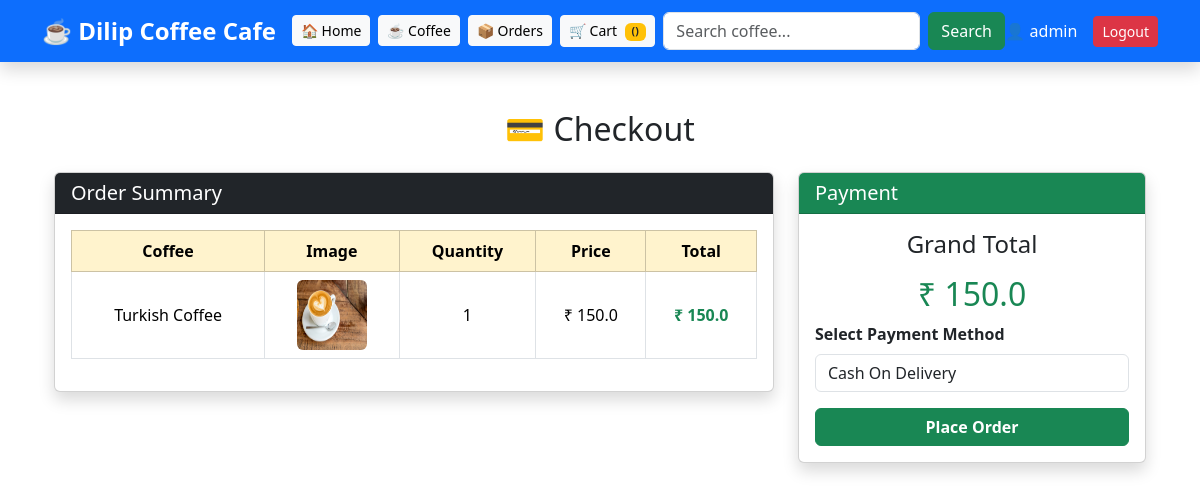
/checkout/ (signed in), run on an earlier commit of the app's database.
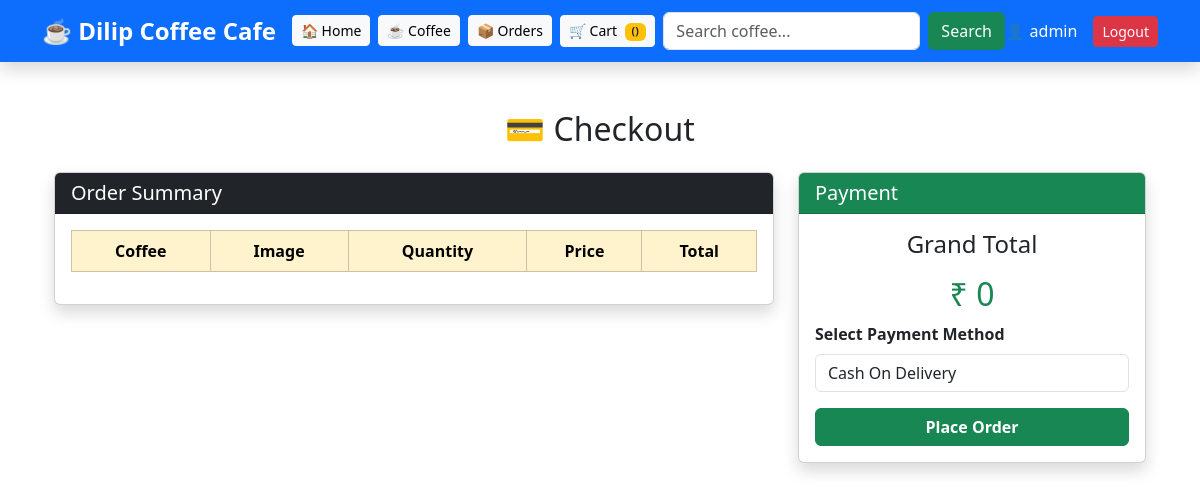
And on a later commit of the database.
### coffeeapp/models.py (models this page shows, shortened)
class Cart(models.Model):
    user = models.ForeignKey(User,on_delete=models.CASCADE)
    coffee = models.ForeignKey(coffee_details,on_delete=models.CASCADE)
    quantity = models.IntegerField(default=1)
    def total_price(self):
        return self.quantity * self.coffee.coffee_price

class coffee_details(models.Model):
    coffee_name=models.CharField(max_length=100)
    coffee_price=models.FloatField()
    coffee_description=models.TextField(blank=True)
    coffee_img=models.ImageField(upload_to='coffeeImages',blank=True,null=True)

### coffeeapp/views.py (the view, shortened to what this page needs)
# urls.py: path('checkout/', views.checkout, name='checkout'),
def checkout(request):
    cart_items = Cart.objects.filter(user=request.user)
    total = sum(item.total_price() for item in cart_items)
    return render(request,'html/checkout.html',{
        'cart_items':cart_items,
        'total':total
    })

### template/html/checkout.html (shortened to what this page needs)
{% extends 'html/base.html' %}
{% block content %}
<div class="container mt-5">
<h2 class="text-center mb-4">💳 Checkout</h2>
<div class="row">
<div class="col-md-8">
<div class="card shadow">
<div class="card-header bg-dark text-white">
<h5 class="mb-0">Order Summary</h5>
</div>
<div class="card-body">
<table class="table table-bordered text-center align-middle">
<thead class="table-warning">
<tr>
<th>Coffee</th>
<th>Image</th>
<th>Quantity</th>
<th>Price</th>
<th>Total</th>
</tr>
</thead>
<tbody>
{% for item in cart_items %}
<tr>
<td>{{ item.coffee.coffee_name }}</td>
<td>
<img src="{{ item.coffee.coffee_img.url }}"
width="70"
height="70"
class="rounded">
</td>
<td>{{ item.quantity }}</td>
<td>₹ {{ item.coffee.coffee_price }}</td>
<td class="fw-bold text-success">
₹ {{ item.total_price }}
</td>
</tr>
{% endfor %}
</tbody>
</table>
</div>
</div>
</div>
<div class="col-md-4">
<div class="card shadow">
<div class="card-header bg-success text-white">
<h5 class="mb-0">Payment</h5>
</div>
<div class="card-body text-center">
<h4 class="mb-3">Grand Total</h4>
<h2 class="text-success">₹ {{ total }}</h2>
<form method="POST">
<div class="mb-3 text-start">
<label class="form-label fw-bold">
Select Payment Method
</label>
<select name="payment_method" class="form-control">
<option value="COD">Cash On Delivery</option>
</select>
</div>
<button type="submit" class="btn btn-success w-100 fw-bold">
Place Order
</button>
</form>
</div>
</div>
</div>
</div>
</div>
{% endblock %}

What changed in the data, as far as the page shows it:
removed Cart: coffee.coffee_name "Turkish Coffee", coffee.coffee_img (picture), quantity "1", coffee.coffee_price "150.0", total_price "150.0"
Also different on the page:
{{ total }}: "150.0" → "0"
